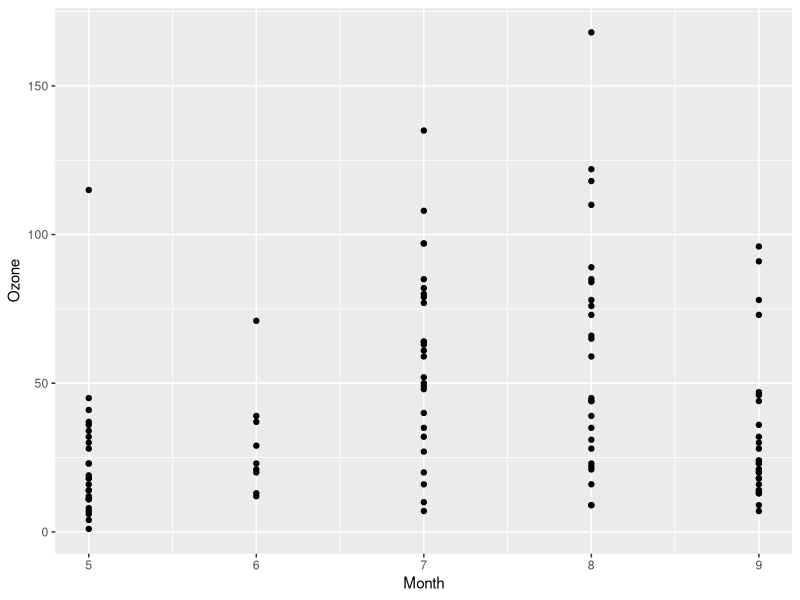
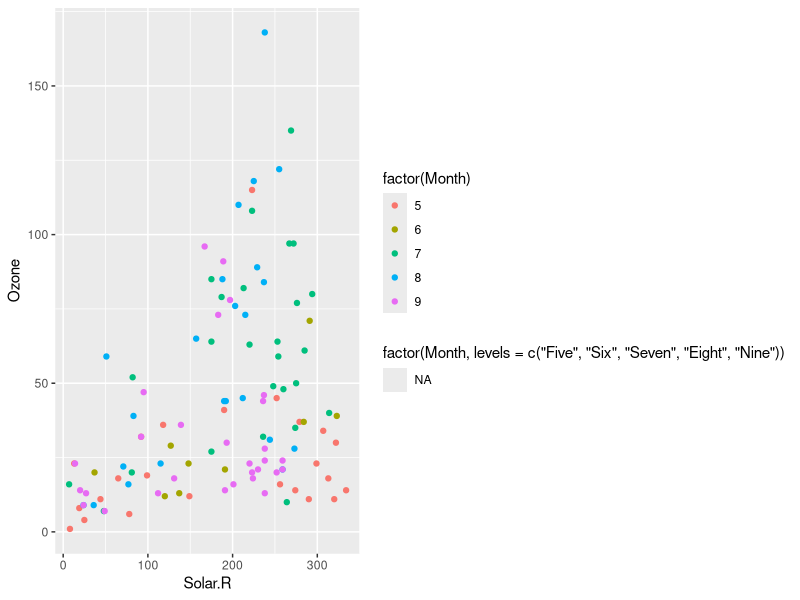

Write R code to recreate these figures, in order.
## ---- chunk 1
library(ggplot2)

ggplot(airquality, aes(x = Month, y = Ozone)) + 
  geom_point() 
## ---- chunk 2
## Answer for question 10.
## ---- chunk 3
ggplot(airquality, aes(x = Solar.R, y = Ozone)) + 
  geom_point(aes(color = factor(Month))) +
  geom_line(aes(linetype = factor(Month, levels = c("Five","Six","Seven","Eight","Nine"))))
